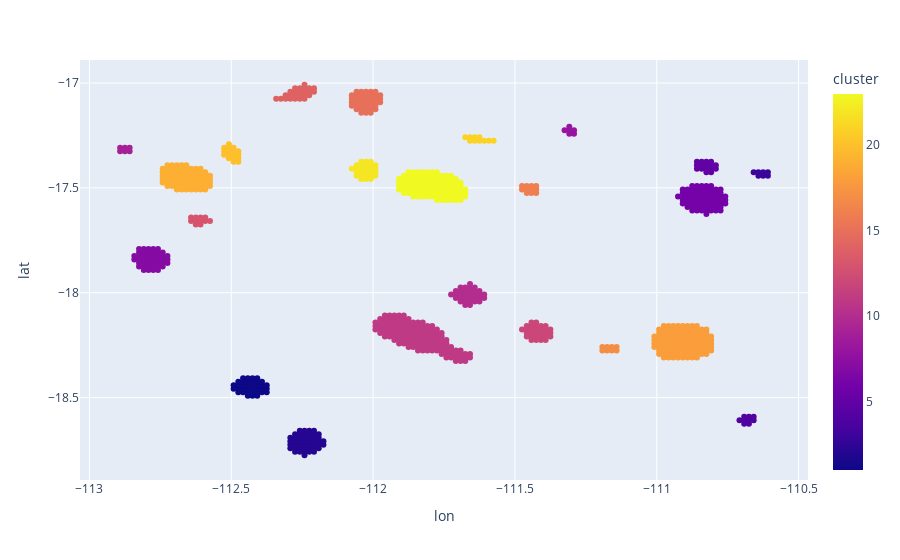

The notebook cell this image was saved under:
### Code cell
clusterer = HDBSCAN()
clusterer.fit(data[['lon', 'lat', 'class']])
data['cluster'] = clusterer.labels_
px.scatter(data[data['cluster'] != 0], x='lon', y='lat', color='cluster').show()

### Figure 1 — Plotly figure (JSON) as saved in the notebook; plotly's stock layout.template omitted (floating-point values rounded to 4 significant figures; data arrays with more than 128 entries replaced by an {"elided": "..."} marker saying what was removed)
{"data": [{"hovertemplate": "lon=%{x}<br>lat=%{y}<br>cluster=%{marker.color}<extra></extra>", "legendgroup": "", "marker": {"color": {"elided": "881 int values"}, "coloraxis": "coloraxis", "symbol": "circle"}, "mode": "markers", "name": "", "orientation": "v", "showlegend": false, "type": "scatter", "x": {"elided": "881 float values"}, "xaxis": "x", "y": {"elided": "881 float values"}, "yaxis": "y"}], "layout": {"coloraxis": {"colorbar": {"title": {"text": "cluster"}}, "colorscale": [[0, "#0d0887"], [0.1111, "#46039f"], [0.2222, "#7201a8"], [0.3333, "#9c179e"], [0.4444, "#bd3786"], [0.5556, "#d8576b"], [0.6667, "#ed7953"], [0.7778, "#fb9f3a"], [0.8889, "#fdca26"], [1, "#f0f921"]]}, "legend": {"tracegroupgap": 0}, "margin": {"t": 60}, "xaxis": {"anchor": "y", "domain": [0, 1], "title": {"text": "lon"}}, "yaxis": {"anchor": "x", "domain": [0, 1], "title": {"text": "lat"}}}}
